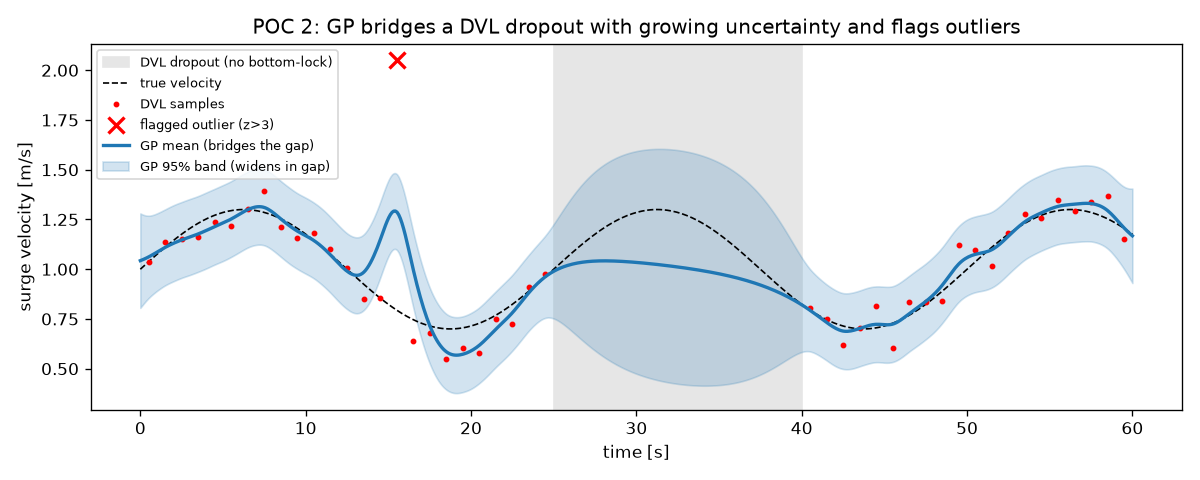

Python code for this plot:
# /// script
# requires-python = ">=3.10"
# dependencies = ["numpy", "scikit-learn", "matplotlib"]
# ///
"""POC 2 — DVL dropout bridging + outlier rejection with a GP.

Demonstrates the two operational modes from references/04 and the
implementation plan that go beyond plain denoising:

  1. BRIDGE: when the DVL loses bottom-lock (here: a 15 s gap), the GP still
     predicts a velocity inside the gap, and its variance GROWS with distance
     from the last good sample.  Graceful degradation, not a cliff -- the
     downstream filter is told exactly how little to trust the bridged values.

  2. OUTLIER REJECTION: an incoming sample far outside the GP's predictive
     band (large z-score) is flagged and dropped BEFORE it can pollute fusion.

Run:  uv run poc_02_dropout_bridge.py
"""
import numpy as np
import matplotlib

matplotlib.use("Agg")
import matplotlib.pyplot as plt
from sklearn.gaussian_process import GaussianProcessRegressor
from sklearn.gaussian_process.kernels import ConstantKernel, Matern, WhiteKernel

rng = np.random.default_rng(7)

# --- 1. Truth and a 1 Hz DVL stream, as in POC 1.
t_grid = np.linspace(0.0, 60.0, 600)
v_true = 1.0 + 0.3 * np.sin(2 * np.pi * t_grid / 25.0)
t_dvl = np.arange(0.5, 60.0, 1.0)
v_dvl = np.interp(t_dvl, t_grid, v_true) + rng.normal(0.0, 0.08, t_dvl.shape)

# --- 2. Inject the two failure modes the DVL actually has:
#     a dropout (loss of bottom-lock, t = 25..40 s) and one gross outlier.
dropout = (t_dvl > 25.0) & (t_dvl < 40.0)
outlier_idx = 15                       # sample at t = 15.5 s
v_dvl[outlier_idx] += 1.2              # a 1.2 m/s spike -- clearly wrong

# --- 3. Fit the GP only on samples OUTSIDE the dropout (they never arrived).
#     The outlier is left IN on purpose -- step 5 shows the GP catching it.
#     NOTE: hyperparameters are FIXED here, not learned as in POC 1.  A single
#     gross outlier can wreck marginal-likelihood fitting (it drags the
#     lengthscale to zero so the GP can "explain" the spike); a real system
#     learns hyperparameters only from vetted data.  Small lesson, for free.
#     Everything is in physical units: signal std 0.3 m/s around the cruise
#     speed (subtracted below), lengthscale 5 s, sensor noise 0.08 m/s.
t_fit, v_fit = t_dvl[~dropout], v_dvl[~dropout]
v_cruise = np.mean(v_fit)                       # GP models deviations from this
kernel = (ConstantKernel(0.3**2, constant_value_bounds="fixed")
          * Matern(length_scale=5.0, nu=1.5, length_scale_bounds="fixed")
          + WhiteKernel(noise_level=0.08**2, noise_level_bounds="fixed"))
gp = GaussianProcessRegressor(kernel=kernel)
gp.fit(t_fit.reshape(-1, 1), v_fit - v_cruise)
v_mean, v_std = gp.predict(t_grid.reshape(-1, 1), return_std=True)
v_mean += v_cruise

# --- 4. MODE 1 (bridge): show that uncertainty grows inside the gap.  These
#     (mean, std) pairs are what would be injected into the EKF as synthetic
#     'CorrectedDvlMeasurement's during the silence.
in_gap = (t_grid > 25.0) & (t_grid < 40.0)
print(f"std at gap edge   : {v_std[np.argmin(np.abs(t_grid-25.5))]*100:5.1f} cm/s")
print(f"std mid-gap (32 s): {v_std[np.argmin(np.abs(t_grid-32.5))]*100:5.1f} cm/s  <- grows: trust decays")
gap_rmse = np.sqrt(np.mean((v_mean[in_gap] - v_true[in_gap]) ** 2))
print(f"bridged-velocity RMSE inside the 15 s gap: {gap_rmse*100:.1f} cm/s")

# --- 5. MODE 2 (outlier gate): z-score each sample against the GP's
#     PREDICTIVE band for observations -- latent std plus the sensor noise
#     (sklearn's return_std excludes the noise, so we add it back).  A
#     leave-self-out prediction would be ideal; the plain posterior already
#     exposes the spike because 40+ neighbours pin the mean down while one
#     spike cannot drag it far.
mu_i, std_i = gp.predict(t_fit.reshape(-1, 1), return_std=True)
z = np.abs(v_fit - v_cruise - mu_i) / np.sqrt(std_i**2 + 0.08**2)
flagged = z > 3.0                      # the classic 3-sigma gate
print(f"samples flagged as outliers (z > 3): {np.sum(flagged)} "
      f"(true outlier at t={t_dvl[outlier_idx]:.1f}s flagged: "
      f"{bool(flagged[np.argmin(np.abs(t_fit - t_dvl[outlier_idx]))])})")

# --- 6. Plot.
fig, ax = plt.subplots(figsize=(10, 4))
ax.axvspan(25, 40, color="0.9", label="DVL dropout (no bottom-lock)")
ax.plot(t_grid, v_true, "k--", lw=1, label="true velocity")
ax.plot(t_fit[~flagged], v_fit[~flagged], "r.", ms=5, label="DVL samples")
ax.plot(t_fit[flagged], v_fit[flagged], "rx", ms=10, mew=2, label="flagged outlier (z>3)")
ax.plot(t_grid, v_mean, "C0", lw=2, label="GP mean (bridges the gap)")
ax.fill_between(t_grid, v_mean - 2 * v_std, v_mean + 2 * v_std, color="C0", alpha=0.2,
                label="GP 95% band (widens in gap)")
ax.set(xlabel="time [s]", ylabel="surge velocity [m/s]",
       title="POC 2: GP bridges a DVL dropout with growing uncertainty and flags outliers")
ax.legend(loc="upper left", fontsize=8)
fig.tight_layout()
fig.savefig("poc_02_dropout_bridge.png", dpi=120)
print("saved poc_02_dropout_bridge.png")
